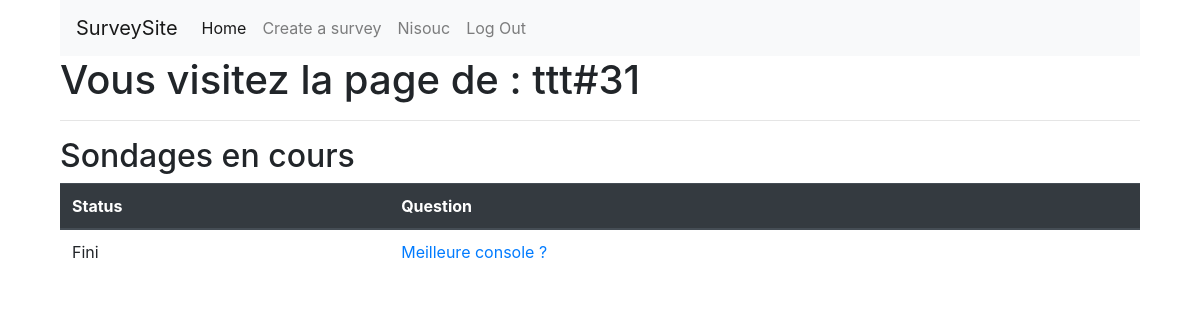
/index.php?page=user&name=ttt (signed in), run on the app's committed database.
### tables this page shows
CREATE TABLE `users` (
  `user_id` int(11) NOT NULL,
  `user_name` varchar(255) NOT NULL,
  `user_pass` varchar(255) NOT NULL,
  `user_email` varchar(255) NOT NULL,
  `user_status` tinyint(1) NOT NULL,
  `user_theme` varchar(255) NOT NULL DEFAULT 'white'
);

CREATE TABLE `surveys` (
  `survey_id` int(11) NOT NULL,
  `question` varchar(255) NOT NULL,
  `end` datetime NOT NULL,
  `creatorsId` int(11) NOT NULL,
  `status` int(1) NOT NULL DEFAULT '1'
);

### Public/index.php (called while the page is built, shortened)
<?php
require ROOT."/Core/Database.php";
require ROOT."/router.php";

### Core/Database.php (called while the page is built, shortened)
<?php
class Database{
    protected $pdo;
    public function __construct()
    {
        try {
            $this->host = $dbConfig["host"];
            $this->dbname = $dbConfig["dbname"];
            $this->user = $dbConfig["user"];
            $this->pass = $dbConfig["pass"];
            $this->pdo = new \PDO("mysql:host=$this->host;dbname=$this->dbname", $this->user, $this->pass);
        } catch (\PDOException $e) {
            return $e->getMessage();
        }
    }
    public function query(string $statement, bool $one)
    {
        $query = $this->pdo->query($statement);
        if ($one === false) {
            return $query->fetch(\PDO::FETCH_ASSOC);
        } else {
            return $query->fetchAll(\PDO::FETCH_ASSOC);
        }
    }
}

### App/Model/UserModel.php (called while the page is built, shortened)
<?php
class UserModel extends Database{
    public function searchFriends($ns)
    {
        $searchRequest = "SELECT * FROM users WHERE user_name LIKE '%" . $ns . "%'";
        return $this->query($searchRequest, true);
    }
    public function getUserSurveys($id)
    {
        $surv = "SELECT * FROM surveys WHERE creatorsId = '" . $id . "'";
        return $this->query($surv, true);
    }
}

### App/View/userVisitView.php (the view, shortened to what this page needs)
<?php
require ROOT."/commons.php";
?>
<!DOCTYPE html>
<html lang="fr">
<head>
</head>
<h1>Vous visitez la page de : <?= $_GET['name'] . "#" . $host[0]['user_id'] ?></h1>
<hr>
<h2>Sondages en cours</h2>
<?php if(count($surveys) <= 0) { ?>
<p>C'est vide par ici</p>
<?php } else { ?>
<table class="table" id="friendTable">
    <thead class="thead-dark">
        <tr>
            <th scope="col">Status</th>
            <th scope="col">Question</th>
        </tr>
        <?php foreach($surveys as $su) { ?>
        <tr>
            <td><?php if ($su['status'] == true) {?> Actif <?php } else if ($su['status'] == 0){ ?> Fini <?php } ?></td>
            <td><a href="?page=survey&id=<?= $su['survey_id'] ?>"><?= $su['question'] ?></a></td>
        </tr>
        <?php } ?>
</table>
<?php } ?>

### Public/assets/css/style.css (style rules this page uses)
* { margin: 0; padding: 0; box-sizing: border-box; }
html { scroll-behavior: smooth; }

### data on the page
users: user_id "31"
surveys: status "Fini", question "Meilleure console ?"

### other printed values
$_SESSION["Username"] "Nisouc"
$_GET['name'] "ttt"
